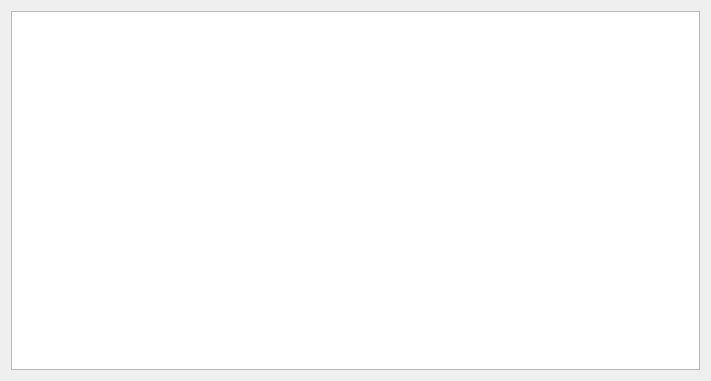
<?xml version="1.0" encoding="UTF-8"?>
<ui version="4.0">
 <class>metDialog</class>
 <widget class="QDialog" name="metDialog">
  <property name="windowModality">
   <enum>Qt::ApplicationModal</enum>
  </property>
  <property name="geometry">
   <rect>
    <x>0</x>
    <y>0</y>
    <width>711</width>
    <height>381</height>
   </rect>
  </property>
  <property name="windowTitle">
   <string>Marxan Targets Met table</string>
  </property>
  <layout class="QVBoxLayout" name="verticalLayout">
   <item>
    <widget class="QTableWidget" name="metTableWidget">
     <property name="alternatingRowColors">
      <bool>true</bool>
     </property>
     <property name="sortingEnabled">
      <bool>true</bool>
     </property>
    </widget>
   </item>
  </layout>
 </widget>
 <resources/>
 <connections/>
</ui>
